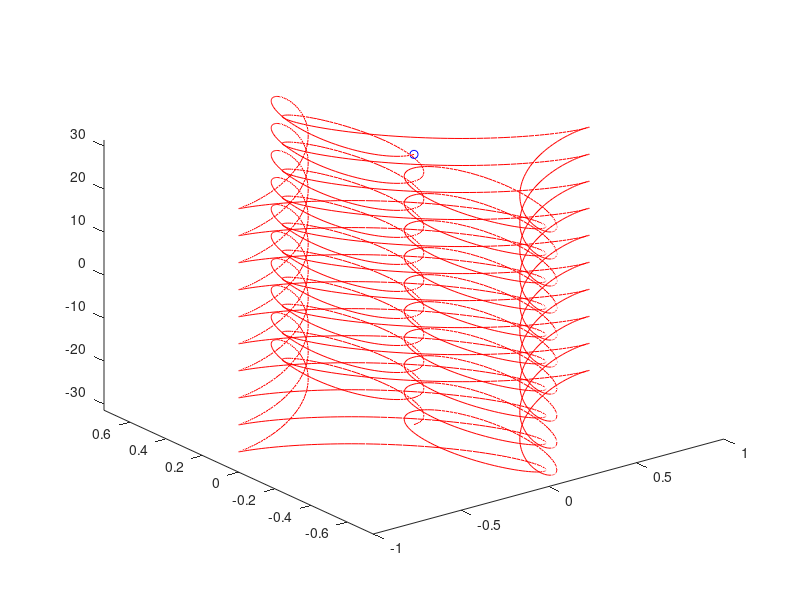

Write the MATLAB code that produced this figure.
% clear all
% clc
% x=0:pi/50:2*pi;
% y=sin(x);
% plot(x,y)
% h=line(0,0,'color','r','marker','.','markersize',40);
% axesValue=axis;
% A(1:length(x))=struct('cdata',[],'colormap',[]);
% for jj=1:length(x)
%     set(h,'xdata',x(jj),'ydata',y(jj));
%     axis(axesValue);
%     drawnow
% %     A(jj)=getframe;
% end
% % movie(A,1)


clear all
clc
t=-10*pi:pi/250:10*pi;
comet3((cos(2*t).^2).*sin(t),(sin(2*t).^2).*cos(t),t);